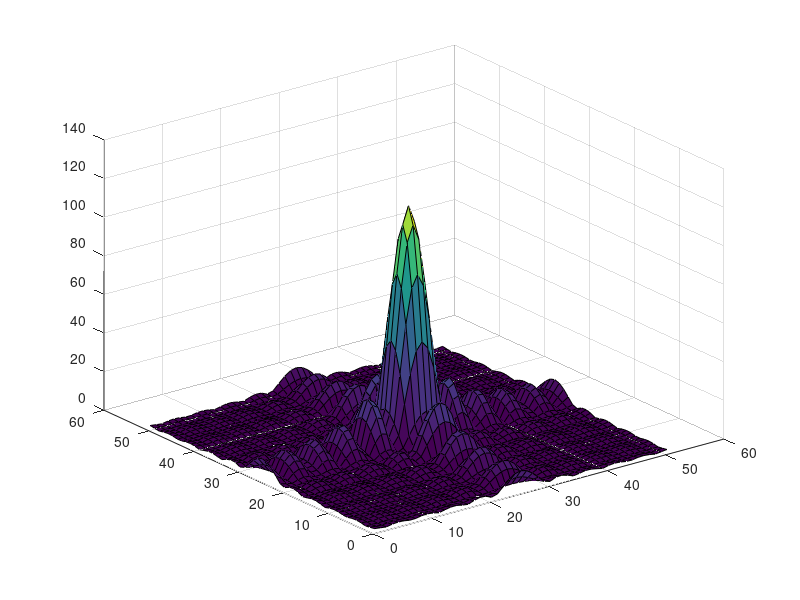

This chart was generated by the following MATLAB code:
clear all;
clc;

rect=zeros(51);
rect(25:35,25:35)=ones(11);
%surf(rect);

rect_fft=fft2(rect);
%figure;
surf(fftshift(abs(rect_fft)));
% rectshifted=fftshift(rect);
% surf(rectshifted);
% rectfft=fftshift(rectshifted);
% surf(rectfft);